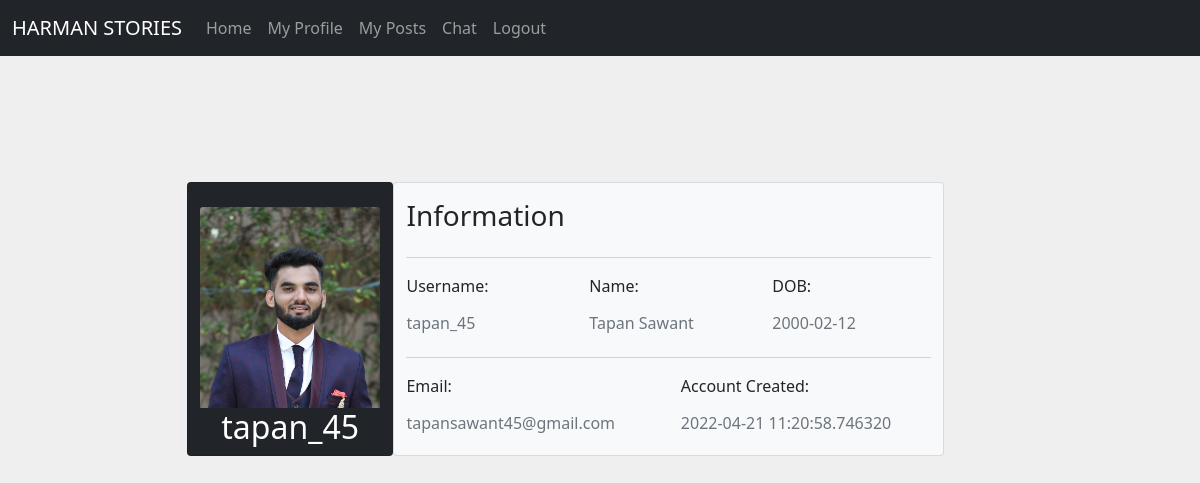
The page /profile-username?username=tapan_45 (signed in) on the database as committed earlier.
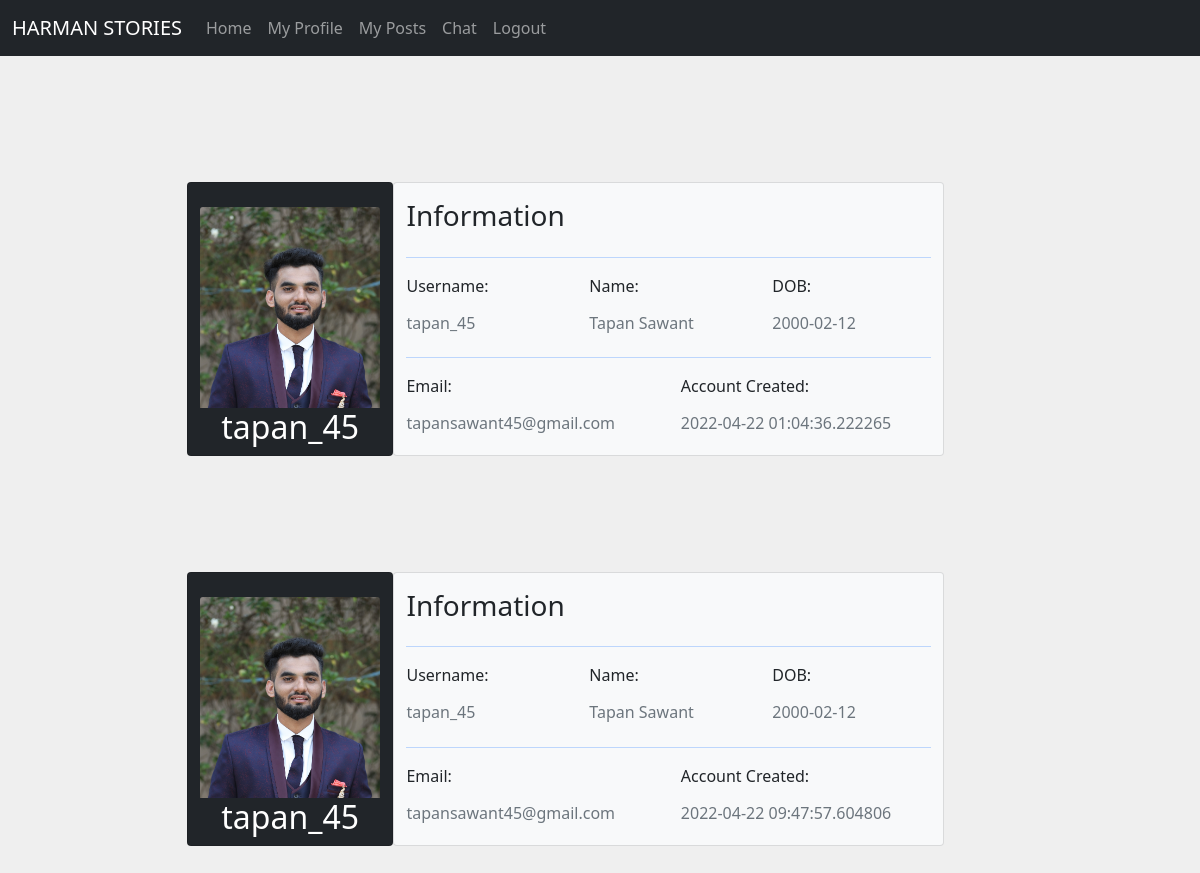
The same page on the database as committed later.
### tables this page shows
CREATE TABLE USERS(
                            USER_ID INTEGER PRIMARY KEY AUTOINCREMENT,
                            NAME TEXT,
                            EMAIL TEXT,
                            USERNAME TEXT,
                            PASSWORD TEXT,
                            DATE_CREATED TEXT,
                            DOB TEXT,
                            IMAGELINK TEXT);

### main.py (the view)
@app.route("/profile-username", methods=["GET", "POST"])
def userprofile():
    if not session.get("name"):
        return redirect("/")
    else:
        getUserName = request.args.get('username')
        print(getUserName)
        try:
            cursor.execute("SELECT* FROM USERS WHERE USERNAME= '" + getUserName + "'")
            print("SUCCESSFULLY SELECTED!")
            result = cursor.fetchall()
            if len(result) == 0:
                print("Invalid Data")
            else:
                print(result)
                return render_template("profilebyusername.html", user=result, user_is_authenticated=True)
        except Exception as e:
            print(e)
        return render_template("/profilebyusername.html", user_is_authenticated=True)

### Templates/profilebyusername.html
{% extends "base.html" %} {% block title %} Home{% endblock %} {% block
    content %}
        <div class="container container">
            <div class="row">
                <div class="col col-12 col-sm-12 col-md-12 col-lg-12 col-xl-12 col-xxl-12">
                   <form action="/my-profile" method='post'>
                    <table class="table table-hover">
                      {% for i in user %}
                      <div class="container">
                        <div class="row d-flex justify-content-center">
                         <div class="col-md-10 mt-5 pt-5"></div>
                            <div class="row z-depth-3">
                              <div class="card col-sm-3 bg-dark rounded-left">
                                <div class="card-block text-center text-white">
                                  <h2 class="font-weight-bold mt-4"><img src="{{i[7]}}" class="card-img-top" alt="...">{{ i[3] }}</h2>
                                </div>
                             </div>
                              <div class="card col-sm-8 bg-light rounded-right">
                                <h3 class="mt-3">Information</h3>
                                <hr class="bg-primary">
                                <div class="row">
                                  <div class="col-sm-4">
                                    <p class="font-weight-bold">Username:</p>
                                    <h6 class="text-muted">{{ i[3] }}</h6>
                                  </div>
                                  <div class="col-sm-4">
                                    <p class="font-weight-bold">Name:</p>
                                    <h6 class="text-muted">{{ i[1] }}</h6>
                                  </div>
                                  <div class="col-sm-4">
                                   <p class="font-weight-bold">DOB:</p>
                                   <h6 class="text-muted">{{i[6]}}</h6>
                                 </div>
                                </div>
                                <hr class="bg-primary">
                                <div class="row">
                                    <div class="col-sm-6">
                                    <p class="font-weight-bold">Email:</p>
                                    <h6 class="text-muted">{{i[2]}}</h6>
                                    </div>
                                    <div class="col-sm-6">
                                        <p class="font-weight-bold">Account Created:</p>
                                        <h6 class="text-muted">{{i[5]}}</h6>
                                        </div>
                                </div>
                              </div>
                            </div>
                          </div>
                        </div>
                        {% endfor %}
                    </table>
                   </form>
                </div>
            </div>
        </div>
    {% endblock %}

Rows that differ between the two databases and show on the page:
removed USERS: IMAGELINK (picture), USERNAME "tapan_45", NAME "Tapan Sawant", DOB "2000-02-12", EMAIL "tapansawant45@gmail.com", DATE_CREATED "2022-04-21 11:20:58.746320"
added USERS: IMAGELINK (picture), USERNAME "tapan_45", NAME "Tapan Sawant", DOB "2000-02-12", EMAIL "tapansawant45@gmail.com", DATE_CREATED "2022-04-22 01:04:36.222265"
added USERS: IMAGELINK (picture), USERNAME "tapan_45", NAME "Tapan Sawant", DOB "2000-02-12", EMAIL "tapansawant45@gmail.com", DATE_CREATED "2022-04-22 09:47:57.604806"
